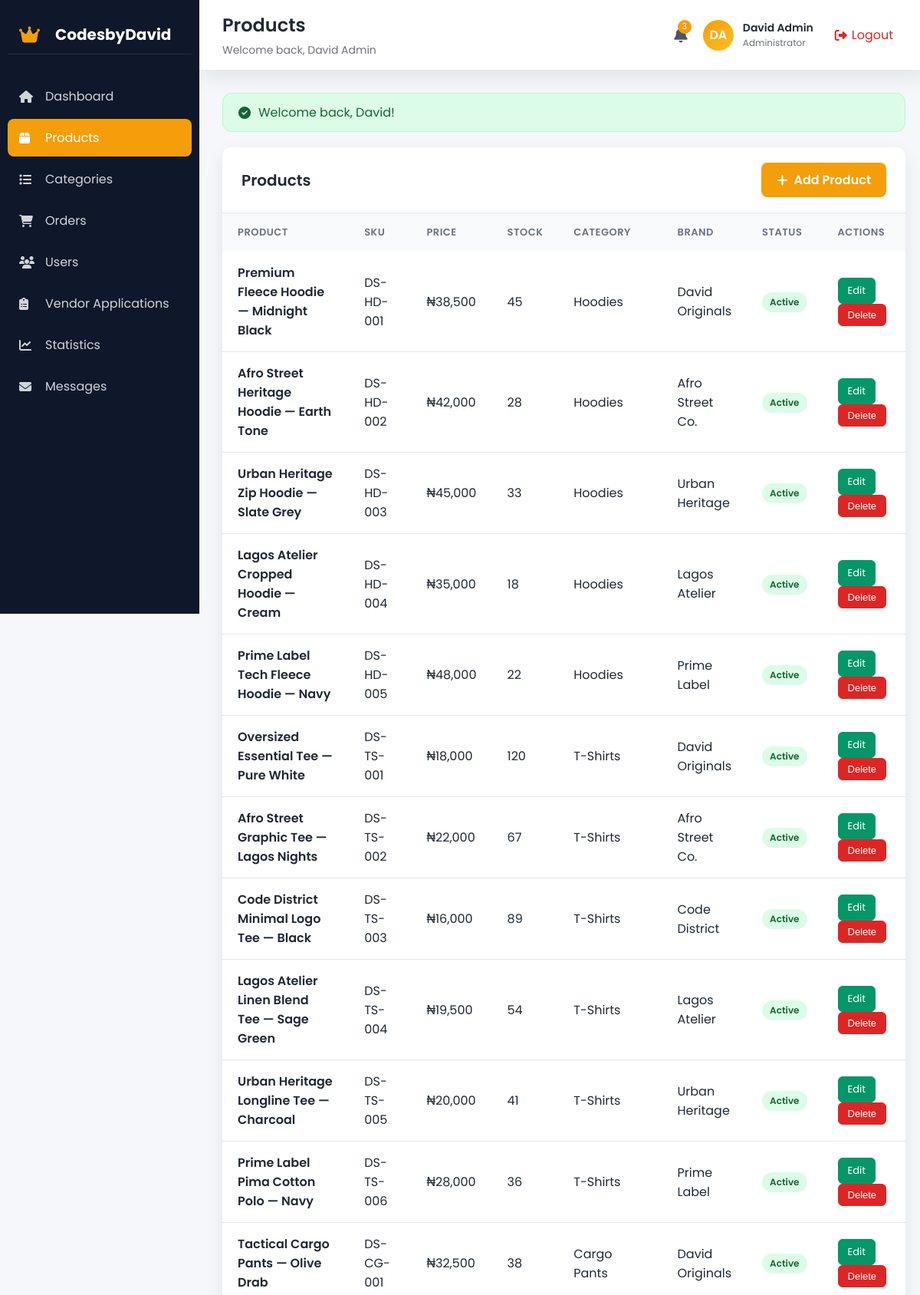
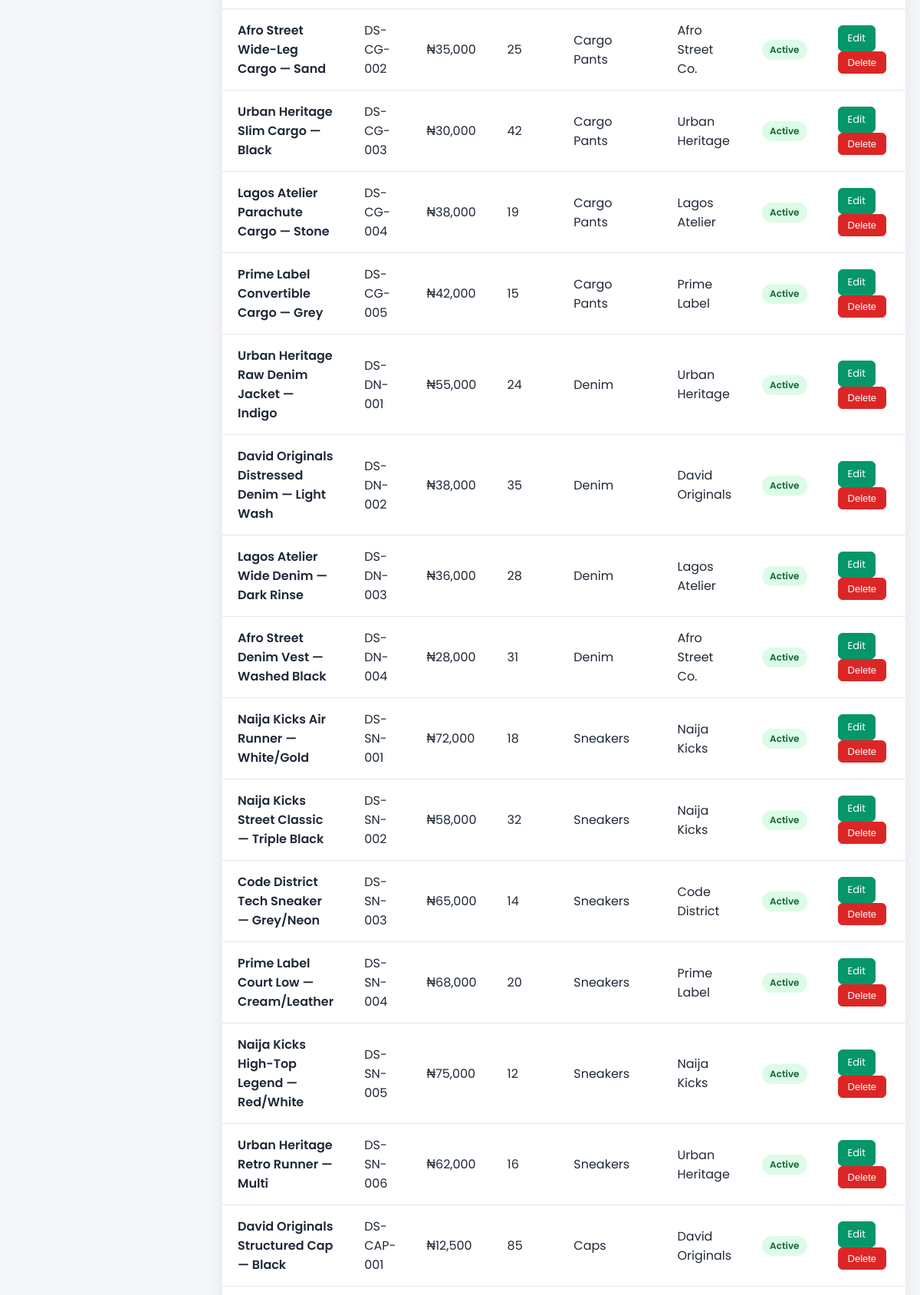
/admin/products.php (signed in, upper part), run on the app's committed database (2 pictures, top to bottom).
### tables this page shows
CREATE TABLE IF NOT EXISTS users (
    id INT AUTO_INCREMENT PRIMARY KEY,
    first_name VARCHAR(100) NOT NULL,
    last_name VARCHAR(100) NOT NULL,
    email VARCHAR(255) NOT NULL UNIQUE,
    password_hash VARCHAR(255) NOT NULL,
    phone VARCHAR(30),
    role ENUM('customer', 'admin') DEFAULT 'customer',
    is_active TINYINT(1) DEFAULT 1,
    last_login_at TIMESTAMP NULL,
    created_at TIMESTAMP DEFAULT CURRENT_TIMESTAMP,
    updated_at TIMESTAMP DEFAULT CURRENT_TIMESTAMP ON UPDATE CURRENT_TIMESTAMP
);

CREATE TABLE IF NOT EXISTS products (
    id INT AUTO_INCREMENT PRIMARY KEY,
    vendor_id INT NOT NULL,
    category_id INT NULL,
    brand_id INT NULL,
    name VARCHAR(255) NOT NULL,
    slug VARCHAR(255) NOT NULL UNIQUE,
    sku VARCHAR(50) NOT NULL UNIQUE,
    description TEXT NOT NULL,
    features TEXT,
    specifications TEXT,
    price DECIMAL(12,2) NOT NULL,
    old_price DECIMAL(12,2) DEFAULT NULL,
    discount_percent INT DEFAULT 0,
    stock_quantity INT DEFAULT 0,
    rating DECIMAL(2,1) DEFAULT 0.0,
    reviews_count INT DEFAULT 0,
    availability ENUM('in_stock', 'low_stock', 'out_of_stock') DEFAULT 'in_stock',
    image_primary VARCHAR(500),
    is_featured TINYINT(1) DEFAULT 0,
    is_active TINYINT(1) DEFAULT 1,
    created_at TIMESTAMP DEFAULT CURRENT_TIMESTAMP,
    updated_at TIMESTAMP DEFAULT CURRENT_TIMESTAMP ON UPDATE CURRENT_TIMESTAMP,
    FOREIGN KEY (vendor_id) REFERENCES vendors(id) ON DELETE CASCADE,
    FOREIGN KEY (category_id) REFERENCES categories(id) ON DELETE SET NULL,
    FOREIGN KEY (brand_id) REFERENCES brands(id) ON DELETE SET NULL,
    INDEX idx_category (category_id),
    INDEX idx_brand (brand_id),
    INDEX idx_price (price),
    INDEX idx_featured (is_featured)
);

CREATE TABLE IF NOT EXISTS categories (
    id INT AUTO_INCREMENT PRIMARY KEY,
    name VARCHAR(100) NOT NULL,
    slug VARCHAR(100) NOT NULL UNIQUE,
    description TEXT,
    icon VARCHAR(50) DEFAULT 'fa-tshirt',
    sort_order INT DEFAULT 0,
    is_active TINYINT(1) DEFAULT 1,
    created_at TIMESTAMP DEFAULT CURRENT_TIMESTAMP,
    updated_at TIMESTAMP DEFAULT CURRENT_TIMESTAMP ON UPDATE CURRENT_TIMESTAMP
);

CREATE TABLE IF NOT EXISTS brands (
    id INT AUTO_INCREMENT PRIMARY KEY,
    name VARCHAR(100) NOT NULL,
    slug VARCHAR(100) NOT NULL UNIQUE,
    description TEXT,
    is_active TINYINT(1) DEFAULT 1,
    created_at TIMESTAMP DEFAULT CURRENT_TIMESTAMP
);

### includes/functions.php (called while the page is built, shortened)
<?php
require_once __DIR__ . '/mail.php';
function e(?string $value): string
{
    return htmlspecialchars($value ?? '', ENT_QUOTES, 'UTF-8');
}
function format_price(float $amount): string
{
    return APP_CURRENCY_SYMBOL . number_format($amount, 0, '.', ',');
}
function get_flash(): ?array
{
    if (!empty($_SESSION['flash'])) {
        $flash = $_SESSION['flash'];
        return $flash;
    }
    return null;
}
function is_logged_in(): bool
{
    return !empty($_SESSION['user_id']);
}
function require_admin(): void
{
    $user = current_user();
}
function current_user(): ?array
{
    global $conn;
    $user_id = (int) ($_SESSION['user_id'] ?? 0);
    $stmt = $conn->prepare('SELECT id, first_name, last_name, email, role, is_active FROM users WHERE id = ? LIMIT 1');
    $stmt->bind_param('i', $user_id);
    $stmt->execute();
    $user = $stmt->get_result()->fetch_assoc();
    return [
        'id' => $user['id'],
        'name' => $_SESSION['user_name'],
        'email' => $user['email'] ?? '',
        'role' => $_SESSION['user_role'] ?? 'customer',
    ];
}

### admin/products.php (the view, shortened to what this page needs)
<?php
require_once __DIR__ . '/../includes/db.php';
require_once __DIR__ . '/../includes/functions.php';
require_admin();
$page_name = 'Products';
$user_role = 'admin';
$user = $_SESSION['user'] ?? null;
$logout_url = APP_URL . '/actions/logout.php';
$stmt = $conn->prepare("SELECT p.id, p.name, p.sku, p.price, p.old_price, p.stock_quantity, p.is_active, p.image_primary, c.name AS category_name, b.name AS brand_name
    FROM products p
    LEFT JOIN categories c ON p.category_id = c.id
    LEFT JOIN brands b ON p.brand_id = b.id
    ORDER BY p.created_at DESC");
$stmt->execute();
$products = $stmt->get_result()->fetch_all(MYSQLI_ASSOC);
require_once __DIR__ . '/../includes/dashboard-header.php';
require_once __DIR__ . '/../includes/sidebar.php';
require_once __DIR__ . '/../includes/dashboard-topbar.php';
?>
<div class="dashboard-table">
    <div class="dashboard-table-header">
        <h2>Products</h2>
        <a href="product_form.php" class="dashboard-btn dashboard-btn-primary">
            <i class="fas fa-plus"></i> Add Product
        </a>
    </div>
    <div class="dashboard-table-wrapper">
        <table>
            <thead>
                <tr>
                    <th>Product</th>
                    <th>SKU</th>
                    <th>Price</th>
                    <th>Stock</th>
                    <th>Category</th>
                    <th>Brand</th>
                    <th>Status</th>
                    <th>Actions</th>
                </tr>
            </thead>
            <tbody>
                <?php if (empty($products)): ?>
                <tr><td colspan="8" style="padding:24px;text-align:center;">No products yet.</td></tr>
                <?php else: ?>
                    <?php foreach ($products as $p): ?>
                    <tr>
                        <td>
                            <div class="dashboard-product-row">
                                <span><?= e($p['name']) ?></span>
                            </div>
                        </td>
                        <td><?= e($p['sku']) ?></td>
                        <td><?= format_price((float)$p['price']) ?></td>
                        <td><?= (int)$p['stock_quantity'] ?></td>
                        <td><?= e($p['category_name']) ?></td>
                        <td><?= e($p['brand_name']) ?></td>
                        <td><span class="dashboard-badge <?= $p['is_active'] ? 'green' : 'yellow' ?>"><?= $p['is_active'] ? 'Active' : 'Hidden' ?></span></td>
                        <td>
                            <a href="product_form.php?id=<?= (int)$p['id'] ?>" class="action-btn edit">Edit</a>
                            <form method="post" action="product_delete.php" style="display:inline-block;" onsubmit="return confirm('Delete this product?');">
                                <button type="submit" class="action-btn delete">Delete</button>
                            </form>
                        </td>
                    </tr>
                    <?php endforeach; ?>
                <?php endif; ?>
            </tbody>
        </table>
    </div>
</div>
            </main>
<?php require_once __DIR__ . '/../includes/dashboard-footer.php'; ?>

### includes/dashboard-topbar.php (shortened to what this page needs)
<?php
$user_role = $user_role ?? 'admin';
$page_name = $page_name ?? 'Dashboard';
$user = $user ?? null;
$logout_url = $logout_url ?? APP_URL . '/actions/logout.php';
$user_initials = 'U';
$user_name = 'User';
$user = $user ?? current_user();
if ($user) {
    $user_name = trim(($user['name'] ?? '') ?: (($user['first_name'] ?? '') . ' ' . ($user['last_name'] ?? '')));
    $user_name = $user_name !== '' ? $user_name : 'User';
    $user_initials = 'U';
    $name_parts = preg_split('/\s+/', trim($user_name));
    if (!empty($name_parts)) {
        $first = strtoupper(substr($name_parts[0], 0, 1));
        $last = isset($name_parts[1]) ? strtoupper(substr($name_parts[1], 0, 1)) : '';
        $user_initials = $first . $last;
    }
}
$role_display = match ($user_role) {
    'super_admin' => 'Super Admin',
    'admin' => 'Administrator',
    'vendor' => 'Vendor',
    'customer' => 'Customer',
    default => 'User',
};
?>
        <div class="dashboard-main">
            <header class="dashboard-topbar">
                <div class="left">
                    <div>
                        <h1><?php echo htmlspecialchars($page_name); ?></h1>
                        <p>Welcome back, <?php echo htmlspecialchars($user_name); ?></p>
                    </div>
                </div>
                <div class="right">
                    <div class="notif-icon">
                        <i class="fas fa-bell"></i>
                        <span>3</span>
                    </div>
                    <div class="user">
                        <div class="avatar"><?php echo $user_initials; ?></div>
                        <div class="user-info">
                            <div class="name"><?php echo $user_name; ?></div>
                            <div class="role"><?php echo $role_display; ?></div>
                        </div>
                        <a href="<?php echo htmlspecialchars($logout_url); ?>" class="logout-btn">
                            <i class="fas fa-sign-out-alt"></i> Logout
                        </a>
                    </div>
                </div>
            </header>
            <main class="dashboard-content">
                <?php if ($flash = get_flash()): ?>
                    <div class="flash-message <?= e($flash['type']) ?>">
                        <i class="fas fa-<?= $flash['type'] === 'success' ? 'check-circle' : ($flash['type'] === 'error' ? 'exclamation-circle' : 'info-circle') ?>"></i>
                        <span><?= e($flash['message']) ?></span>
                    </div>
                <?php endif; ?>

### assets/css/dashboard.css (style rules this page uses)
:root { --primary: #f59e0b; --dark: #0f172a; --white: #ffffff; --background: #f5f7fb; --card: #ffffff; --text: #1f2937; --border: #e5e7eb; --radius: 12px; --shadow: 0 10px 25px rgba(0,0,0,.08); }
* { margin: 0; padding: 0; box-sizing: border-box; }
body { font-family: 'Poppins', sans-serif; background: var(--background); color: var(--text); }
.dashboard-main { flex: 1; margin-left: 260px; display: flex; flex-direction: column; }
.dashboard-topbar { background: var(--card); padding: 15px 30px; display: flex; justify-content: space-between; align-items: center; box-shadow: var(--shadow); position: sticky; top: 0; z-index: 999; }
.dashboard-topbar .left h1 { font-size: 24px; font-weight: 600; margin-bottom: 5px; }
.dashboard-topbar .left p { font-size: 14px; color: #6b7280; }
.dashboard-topbar .right { display: flex; align-items: center; gap: 20px; }
.dashboard-topbar .notif-icon { position: relative; cursor: pointer; font-size: 20px; color: #4b5563; }
.dashboard-topbar .notif-icon span { position: absolute; top: -5px; right: -5px; width: 18px; height: 18px; background: var(--primary); color: #fff; font-size: 11px; display: flex; align-items: center; justify-content: center; border-radius: 50%; }
.dashboard-topbar .user { display: flex; align-items: center; gap: 12px; }
.dashboard-topbar .avatar { width: 40px; height: 40px; border-radius: 50%; background: linear-gradient(135deg, var(--primary), #fbbf24); display: flex; align-items: center; justify-content: center; font-weight: 600; color: #fff; font-size: 16px; }
.dashboard-topbar .user-info { text-align: left; }
.dashboard-topbar .user-info .name { font-weight: 600; font-size: 14px; }
.dashboard-topbar .user-info .role { font-size: 12px; color: #6b7280; }
.dashboard-topbar .logout-btn { color: #dc2626; text-decoration: none; display: flex; align-items: center; gap: 6px; padding: 8px 16px; border-radius: 8px; transition: all .3s; }
.dashboard-content { padding: 30px; flex: 1; }
.flash-message { padding: 12px 20px; border-radius: var(--radius); margin-bottom: 20px; display: flex; align-items: center; gap: 10px; }
.flash-message.success { background: #dcfce7; color: #166534; border: 1px solid #bbf7d0; }
.dashboard-table { background: var(--card); border-radius: var(--radius); overflow: hidden; box-shadow: var(--shadow); }
.dashboard-table-header { padding: 20px 25px; display: flex; justify-content: space-between; align-items: center; border-bottom: 1px solid var(--border); }
.dashboard-table-header h2 { font-size: 20px; font-weight: 600; }
.dashboard-table-wrapper { overflow-x: auto; }
.dashboard-table table { width: 100%; border-collapse: collapse; }
.dashboard-table table th { background: #f9fafb; padding: 15px 20px; text-align: left; font-weight: 600; font-size: 13px; color: #6b7280; text-transform: uppercase; letter-spacing: .5px; }
.dashboard-table table td { padding: 15px 20px; border-bottom: 1px solid var(--border); }
.dashboard-table .action-btn { padding: 6px 12px; border-radius: 6px; text-decoration: none; font-size: 13px; margin-right: 5px; display: inline-block; transition: all 0.3s ease; }
.dashboard-table .action-btn.edit { background: #059669; color: #fff; }
.dashboard-table .action-btn.delete { background: #dc2626; color: #fff; }
.dashboard-btn { padding: 10px 20px; border-radius: 8px; border: none; font-weight: 600; cursor: pointer; transition: all 0.3s ease; text-decoration: none; display: inline-flex; align-items: center; gap: 8px; }
.dashboard-btn-primary { background: var(--primary); color: #fff; }
.action-btn { display: inline-block; padding: 6px 12px; border-radius: 6px; text-decoration: none; font-size: 13px; transition: all 0.3s ease; background: #f3f4f6; color: #1f2937; border: 1px solid #e5e7eb; margin-right: 5px; }
.action-btn.edit { background: #059669; color: white; border-color: #059669; }
.action-btn.delete { background: #dc2626; color: white; border-color: #dc2626; }
.dashboard-badge { display: inline-block; padding: 4px 10px; border-radius: 50px; font-size: 12px; font-weight: 600; }
.dashboard-badge.green { background: #dcfce7; color: #166534; }
.dashboard-product-row { display: flex; align-items: center; gap: 12px; }
.dashboard-product-row span { font-weight: 600; }

### data on the page
users: user_initials "DA"
products: name "Premium Fleece Hoodie — Midnight Black", sku "DS-HD-001", price "₦38,500", stock_quantity "45", category.name "Hoodies", brand.name "David Originals", is_active "Active"
products: name "Afro Street Heritage Hoodie — Earth Tone", sku "DS-HD-002", price "₦42,000", stock_quantity "28", category.name "Hoodies", brand.name "Afro Street Co.", is_active "Active"
products: name "Urban Heritage Zip Hoodie — Slate Grey", sku "DS-HD-003", price "₦45,000", stock_quantity "33", category.name "Hoodies", brand.name "Urban Heritage", is_active "Active"
products: name "Lagos Atelier Cropped Hoodie — Cream", sku "DS-HD-004", price "₦35,000", stock_quantity "18", category.name "Hoodies", brand.name "Lagos Atelier", is_active "Active"
products: name "Prime Label Tech Fleece Hoodie — Navy", sku "DS-HD-005", price "₦48,000", stock_quantity "22", category.name "Hoodies", brand.name "Prime Label", is_active "Active"
products: name "Oversized Essential Tee — Pure White", sku "DS-TS-001", price "₦18,000", stock_quantity "120", category.name "T-Shirts", brand.name "David Originals", is_active "Active"
products: name "Afro Street Graphic Tee — Lagos Nights", sku "DS-TS-002", price "₦22,000", stock_quantity "67", category.name "T-Shirts", brand.name "Afro Street Co.", is_active "Active"
products: name "Code District Minimal Logo Tee — Black", sku "DS-TS-003", price "₦16,000", stock_quantity "89", category.name "T-Shirts", brand.name "Code District", is_active "Active"
products: name "Lagos Atelier Linen Blend Tee — Sage Green", sku "DS-TS-004", price "₦19,500", stock_quantity "54", category.name "T-Shirts", brand.name "Lagos Atelier", is_active "Active"
products: name "Urban Heritage Longline Tee — Charcoal", sku "DS-TS-005", price "₦20,000", stock_quantity "41", category.name "T-Shirts", brand.name "Urban Heritage", is_active "Active"
products: name "Prime Label Pima Cotton Polo — Navy", sku "DS-TS-006", price "₦28,000", stock_quantity "36", category.name "T-Shirts", brand.name "Prime Label", is_active "Active"
products: name "Tactical Cargo Pants — Olive Drab", sku "DS-CG-001", price "₦32,500", stock_quantity "38", category.name "Cargo Pants", brand.name "David Originals", is_active "Active"
products: name "Afro Street Wide-Leg Cargo — Sand", sku "DS-CG-002", price "₦35,000", stock_quantity "25", category.name "Cargo Pants", brand.name "Afro Street Co.", is_active "Active"
products: name "Urban Heritage Slim Cargo — Black", sku "DS-CG-003", price "₦30,000", stock_quantity "42", category.name "Cargo Pants", brand.name "Urban Heritage", is_active "Active"
products: name "Lagos Atelier Parachute Cargo — Stone", sku "DS-CG-004", price "₦38,000", stock_quantity "19", category.name "Cargo Pants", brand.name "Lagos Atelier", is_active "Active"
products: name "Prime Label Convertible Cargo — Grey", sku "DS-CG-005", price "₦42,000", stock_quantity "15", category.name "Cargo Pants", brand.name "Prime Label", is_active "Active"
products: name "Urban Heritage Raw Denim Jacket — Indigo", sku "DS-DN-001", price "₦55,000", stock_quantity "24", category.name "Denim", brand.name "Urban Heritage", is_active "Active"
products: name "David Originals Distressed Denim — Light Wash", sku "DS-DN-002", price "₦38,000", stock_quantity "35", category.name "Denim", brand.name "David Originals", is_active "Active"
products: name "Lagos Atelier Wide Denim — Dark Rinse", sku "DS-DN-003", price "₦36,000", stock_quantity "28", category.name "Denim", brand.name "Lagos Atelier", is_active "Active"
products: name "Afro Street Denim Vest — Washed Black", sku "DS-DN-004", price "₦28,000", stock_quantity "31", category.name "Denim", brand.name "Afro Street Co.", is_active "Active"
products: name "Naija Kicks Air Runner — White/Gold", sku "DS-SN-001", price "₦72,000", stock_quantity "18", category.name "Sneakers", brand.name "Naija Kicks", is_active "Active"
products: name "Naija Kicks Street Classic — Triple Black", sku "DS-SN-002", price "₦58,000", stock_quantity "32", category.name "Sneakers", brand.name "Naija Kicks", is_active "Active"
products: name "Code District Tech Sneaker — Grey/Neon", sku "DS-SN-003", price "₦65,000", stock_quantity "14", category.name "Sneakers", brand.name "Code District", is_active "Active"
products: name "Prime Label Court Low — Cream/Leather", sku "DS-SN-004", price "₦68,000", stock_quantity "20", category.name "Sneakers", brand.name "Prime Label", is_active "Active"
products: name "Naija Kicks High-Top Legend — Red/White", sku "DS-SN-005", price "₦75,000", stock_quantity "12", category.name "Sneakers", brand.name "Naija Kicks", is_active "Active"
products: name "Urban Heritage Retro Runner — Multi", sku "DS-SN-006", price "₦62,000", stock_quantity "16", category.name "Sneakers", brand.name "Urban Heritage", is_active "Active"
products: name "David Originals Structured Cap — Black", sku "DS-CAP-001", price "₦12,500", stock_quantity "85", category.name "Caps", brand.name "David Originals", is_active "Active"

### other printed values
$item['name'] "Dashboard"
$item['name'] "Products"
$item['name'] "Categories"
$item['name'] "Orders"
$item['name'] "Users"
$item['name'] "Vendor Applications"
$item['name'] "Statistics"
$item['name'] "Messages"
$page_name "Products"
$user_name "David Admin"
$role_display "Administrator"
$flash['message'] "Welcome back, David!"
